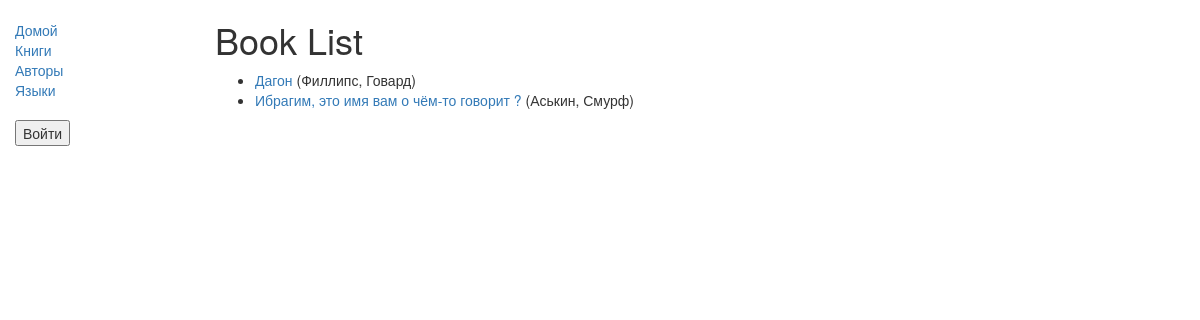
/catalog/books/, run on an earlier commit of the app's database.
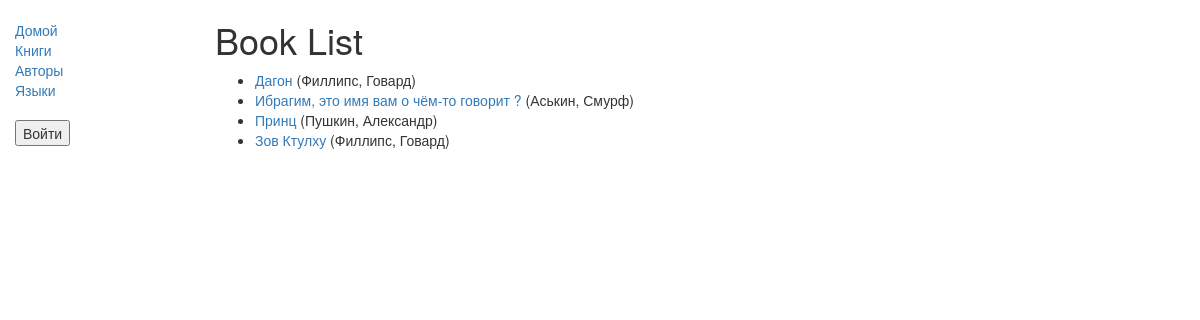
And on a later commit of the database.
### catalog/models.py (models this page shows, shortened)
class Book(models.Model):
    title = models.CharField(max_length=200)
    author = models.ForeignKey('Author', on_delete=models.SET_NULL, null=True)
    """
    # Используется внешний ключ(ForeignKey), потому что у книги может быть только один автор, но у авторов может быть несколько книг
    # Автор в виде строки, а не объекта, поскольку он еще не был объявлен в файле.
    """
    summary = models.TextField(max_length=1000, help_text="Enter a brief description of the book")
    isbn = models.CharField('ISBN',max_length=13, help_text='13 Character <a href="https://www.isbn-international.org/content/what-isbn">ISBN number</a>')
    genre = models.ManyToManyField(Genre, help_text="Select a genre for this book")
    """
    # ManyToManyField(многие ко многим) используется потому, что жанр может содержать много книг. Книги могут охватывать много жанров.
    # Класс жанра уже определен, поэтому мы можем указать объект, указанный выше.
    """
    def get_absolute_url(self):
        return reverse('book-detail', args=[str(self.id)])
    def display_genre(self):
        """
        Creates a string for the Genre. This is required to display genre in Admin.
        """
        return ', '.join([genre.name for genre in self.genre.all()[:3]])
    display_genre.short_description = 'Genre'

class Author(models.Model):
    first_name = models.CharField(max_length=100)
    last_name = models.CharField(max_length=100)
    date_of_birth = models.DateField(null=True, blank=True)
    date_of_death = models.DateField('Died', null=True, blank=True)
    def __str__(self):
        return '%s, %s' % (self.last_name, self.first_name)

### catalog/views.py (the view)
# urls.py: path('books/', views.BookListView.as_view(), name='books'),
class BookListView(generic.ListView):
    model = Book

### catalog/templates/catalog/book_list.html
{% extends "base_generic.html" %}
{% block content %}
    <h1>Book List</h1>
    {% if book_list %}
    <ul>
      {% for book in book_list %}
      <li>
        <a href="{{ book.get_absolute_url }}">{{ book.title }}</a> ({{book.author}})
      </li>
      {% endfor %}
    </ul>
    {% else %}
      <p>В библиотеке книг нет.</p>
    {% endif %}
{% endblock %}

What changed in the data, as far as the page shows it:
added Book: title "Принц", author "Пушкин, Александр"
added Book: title "Зов Ктулху", author "Филлипс, Говард"
